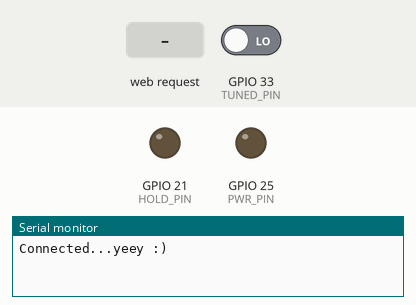
Simulated run of this program. Board: ESP32. Parts: output pins drawn as LEDs (lit = HIGH), the last lines printed to the serial monitor. Inputs (shaded band) come from the test bench; at power-on: GPIO 33 (TUNED_PIN) LOW. WiFi joins after 1.5 s; servers stay silent unless stated; storage starts empty.

Above: at 4.2 s.
4.3 s: HTTP request GET /api/hold received
At 5.0 s:
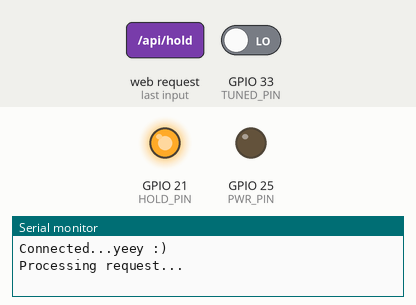
5.8 s: HTTP request GET /api/on received
At 6.2 s:
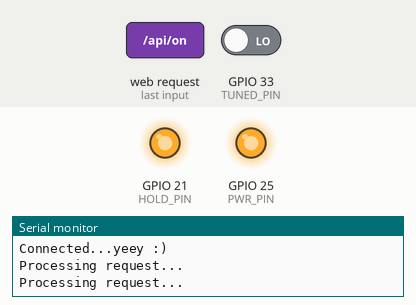
7.3 s: HTTP request GET /api/off received
At 8.5 s:
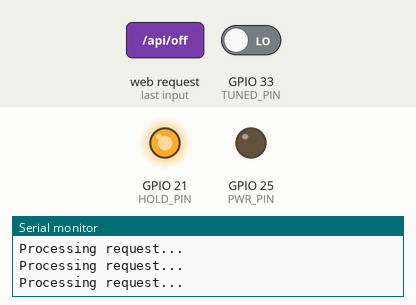
Timing chart, 0 to 10.3 s (numbered marks = the images above; inputs shaded):
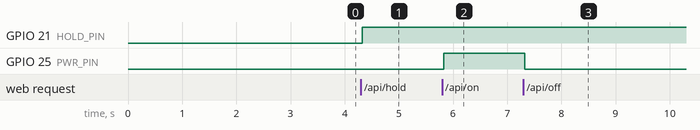

The program:

main.cpp
```cpp
#include <Arduino.h>
#include <WebServer.h>
#include <ArduinoJson.h>
#include <WiFiManager.h>
#include <ESPAsyncWebServer.h>
#include <SPIFFS.h>


#define PWR_PIN 25
#define TUNED_PIN 33
#define HOLD_PIN 21
#define RESET_PIN 18

bool tuned = false;
bool hold = false;
bool on = false;

// Web server running on port 80
//WebServer server(80);
AsyncWebServer server(80);

void addBool(JsonDocument *doc, String name, bool value) {
  if (value) {
    (*doc)[name].set("true");
  } else {
    (*doc)[name].set("false");
  }
}

void getStatus(AsyncWebServerRequest *request) {
  StaticJsonDocument<1024> doc;
  Serial.println("Processing request...");
  tuned = digitalRead(TUNED_PIN);
  doc.clear(); // Clear json buffer
  addBool(&doc, String("tuned"), tuned);
  addBool(&doc, String("on"), on);
  addBool(&doc, String("hold"),hold);
  char buffer[1024];
  serializeJson(doc, buffer);

  request->send(200, "application/json", buffer);
}

void setupApi() {
  server.on("/api/is_tuned", HTTP_GET, [](AsyncWebServerRequest *request){
    getStatus(request);
  });
  server.on("/",HTTP_GET, [](AsyncWebServerRequest *request){
    request->send(SPIFFS, "/index.html", String());
  });
  server.on("/style.css",HTTP_GET, [](AsyncWebServerRequest *request){
    request->send(SPIFFS, "/style.css", String());
  });
  server.on("/api/reset", HTTP_GET, [](AsyncWebServerRequest *request){
    digitalWrite(RESET_PIN, HIGH);
    sleep(1);
    digitalWrite(RESET_PIN, LOW);
    hold = false;
    getStatus(request);
  });
  server.on("/api/hold", HTTP_GET, [](AsyncWebServerRequest *request){
    digitalWrite(HOLD_PIN, HIGH);
    hold = true;
    getStatus(request);
  });
  server.on("/api/on", HTTP_GET, [](AsyncWebServerRequest *request){
    digitalWrite(PWR_PIN, HIGH);
    on = true;
    getStatus(request);
  });
  server.on("/api/off", HTTP_GET, [](AsyncWebServerRequest *request){
    digitalWrite(PWR_PIN, LOW);
    on = false;
    getStatus(request);
  });
  // start server
  server.begin();
}

void setup() {
  // put your setup code here, to run once:

  Serial.begin(115200);
  // This delay gives the chance to wait for a Serial Monitor without blocking if none is found
  delay(1500);


  WiFi.mode(WIFI_STA); // explicitly set mode, esp defaults to STA+AP
  // it is a good practice to make sure your code sets wifi mode how you want it.

  //WiFiManager, Local intialization. Once its business is done, there is no need to keep it around
  WiFiManager wm;

  // reset settings - wipe stored credentials for testing
  // these are stored by the esp library
  // wm.resetSettings();

  // Automatically connect using saved credentials,
  // if connection fails, it starts an access point with the specified name ( "AutoConnectAP"),
  // if empty will auto generate SSID, if password is blank it will be anonymous AP (wm.autoConnect())
  // then goes into a blocking loop awaiting configuration and will return success result

  bool res;
  res = wm.autoConnect(); // auto generated AP name from chipid
  // res = wm.autoConnect("AutoConnectAP"); // anonymous ap
  // res = wm.autoConnect("AutoConnectAP","password"); // password protected ap

  if(!res) {
      Serial.println("Failed to connect");
      ESP.restart();
  }
  else {
      //if you get here you have connected to the WiFi
      Serial.println("Connected...yeey :)");
  }

  if(!SPIFFS.begin(true)){
    Serial.println("An Error has occurred while mounting SPIFFS");
    return;
  }

  setupApi();

  pinMode(PWR_PIN, OUTPUT);
  pinMode(RESET_PIN, OUTPUT);
  pinMode(HOLD_PIN, OUTPUT);
  pinMode(TUNED_PIN, INPUT);
}

unsigned int previousMillis = 0;
unsigned const int interval = 30*1000;
void loop() {
  unsigned long currentMillis = millis();
  // if WiFi is down, try reconnecting
  if ((WiFi.status() != WL_CONNECTED) && (currentMillis - previousMillis >= interval)) {
    Serial.print(millis());
    Serial.println("Reconnecting to WiFi...");
    WiFi.disconnect();
    WiFi.reconnect();
    previousMillis = currentMillis;
  }
  delay(1000);
}
```

Measured:
- after the input at 4.3 s, GPIO 21 (HOLD_PIN): LOW → HIGH at once
- after the input at 5.8 s, GPIO 25 (PWR_PIN): LOW → HIGH at once
- after the input at 7.3 s, GPIO 25 (PWR_PIN): HIGH → LOW at once
